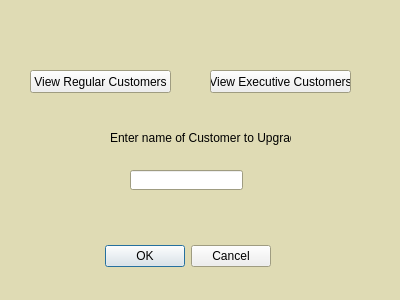
<?xml version="1.0" encoding="UTF-8"?>
<ui version="4.0">
 <class>updateMem</class>
 <widget class="QDialog" name="updateMem">
  <property name="geometry">
   <rect>
    <x>0</x>
    <y>0</y>
    <width>400</width>
    <height>300</height>
   </rect>
  </property>
  <property name="palette">
   <palette>
    <active>
     <colorrole role="Base">
      <brush brushstyle="SolidPattern">
       <color alpha="255">
        <red>255</red>
        <green>255</green>
        <blue>255</blue>
       </color>
      </brush>
     </colorrole>
     <colorrole role="Window">
      <brush brushstyle="SolidPattern">
       <color alpha="255">
        <red>223</red>
        <green>219</green>
        <blue>180</blue>
       </color>
      </brush>
     </colorrole>
    </active>
    <inactive>
     <colorrole role="Base">
      <brush brushstyle="SolidPattern">
       <color alpha="255">
        <red>255</red>
        <green>255</green>
        <blue>255</blue>
       </color>
      </brush>
     </colorrole>
     <colorrole role="Window">
      <brush brushstyle="SolidPattern">
       <color alpha="255">
        <red>223</red>
        <green>219</green>
        <blue>180</blue>
       </color>
      </brush>
     </colorrole>
    </inactive>
    <disabled>
     <colorrole role="Base">
      <brush brushstyle="SolidPattern">
       <color alpha="255">
        <red>223</red>
        <green>219</green>
        <blue>180</blue>
       </color>
      </brush>
     </colorrole>
     <colorrole role="Window">
      <brush brushstyle="SolidPattern">
       <color alpha="255">
        <red>223</red>
        <green>219</green>
        <blue>180</blue>
       </color>
      </brush>
     </colorrole>
    </disabled>
   </palette>
  </property>
  <property name="windowTitle">
   <string>Dialog</string>
  </property>
  <widget class="QDialogButtonBox" name="buttonBox">
   <property name="geometry">
    <rect>
     <x>-70</x>
     <y>240</y>
     <width>341</width>
     <height>32</height>
    </rect>
   </property>
   <property name="orientation">
    <enum>Qt::Horizontal</enum>
   </property>
   <property name="standardButtons">
    <set>QDialogButtonBox::Cancel|QDialogButtonBox::Ok</set>
   </property>
  </widget>
  <widget class="QPushButton" name="executiveCustButton">
   <property name="geometry">
    <rect>
     <x>210</x>
     <y>70</y>
     <width>141</width>
     <height>23</height>
    </rect>
   </property>
   <property name="text">
    <string>View Executive Customers</string>
   </property>
  </widget>
  <widget class="QPushButton" name="regualarCustButton">
   <property name="geometry">
    <rect>
     <x>30</x>
     <y>70</y>
     <width>141</width>
     <height>23</height>
    </rect>
   </property>
   <property name="text">
    <string>View Regular Customers</string>
   </property>
  </widget>
  <widget class="QLabel" name="label">
   <property name="geometry">
    <rect>
     <x>110</x>
     <y>130</y>
     <width>181</width>
     <height>16</height>
    </rect>
   </property>
   <property name="text">
    <string>Enter name of Customer to Upgrade</string>
   </property>
  </widget>
  <widget class="QLineEdit" name="nameInput">
   <property name="geometry">
    <rect>
     <x>130</x>
     <y>170</y>
     <width>113</width>
     <height>20</height>
    </rect>
   </property>
  </widget>
  <widget class="QLabel" name="label_2">
   <property name="geometry">
    <rect>
     <x>0</x>
     <y>230</y>
     <width>71</width>
     <height>81</height>
    </rect>
   </property>
   <property name="text">
    <string/>
   </property>
   <property name="pixmap">
    <pixmap>../../Desktop/TeamDirtSolo.png</pixmap>
   </property>
   <property name="scaledContents">
    <bool>true</bool>
   </property>
  </widget>
 </widget>
 <resources/>
 <connections>
  <connection>
   <sender>buttonBox</sender>
   <signal>accepted()</signal>
   <receiver>updateMem</receiver>
   <slot>accept()</slot>
   <hints>
    <hint type="sourcelabel">
     <x>248</x>
     <y>254</y>
    </hint>
    <hint type="destinationlabel">
     <x>157</x>
     <y>274</y>
    </hint>
   </hints>
  </connection>
  <connection>
   <sender>buttonBox</sender>
   <signal>rejected()</signal>
   <receiver>updateMem</receiver>
   <slot>reject()</slot>
   <hints>
    <hint type="sourcelabel">
     <x>316</x>
     <y>260</y>
    </hint>
    <hint type="destinationlabel">
     <x>286</x>
     <y>274</y>
    </hint>
   </hints>
  </connection>
 </connections>
</ui>
